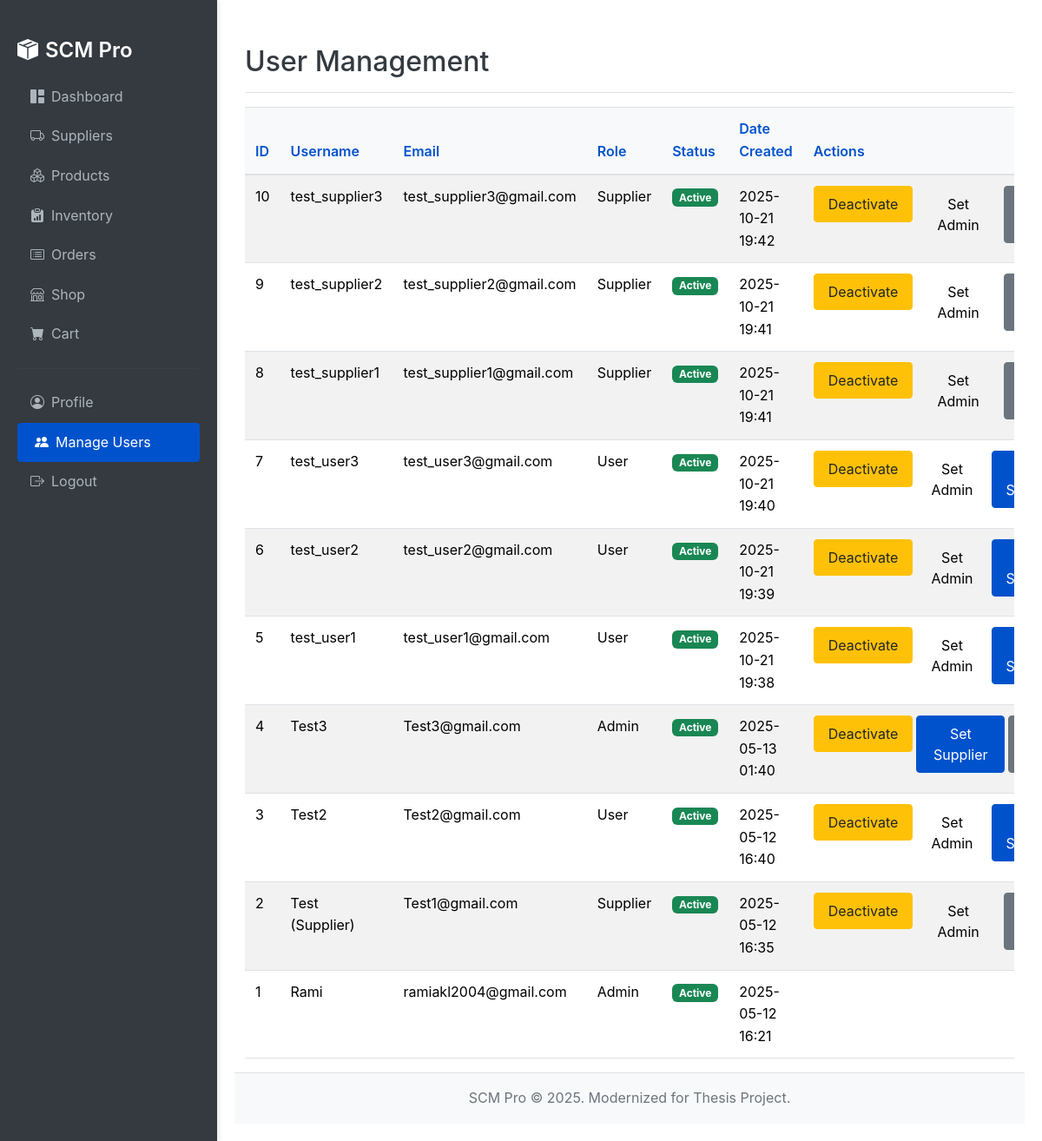
The app's page /admin/users (signed in) with its own data.
### src/models/user.py (models this page shows, shortened)
class User(db.Model, UserMixin):
    id = db.Column(db.Integer, primary_key=True)
    username = db.Column(db.String(20), unique=True, nullable=False, index=True)
    email = db.Column(db.String(120), unique=True, nullable=False, index=True)
    image_file = db.Column(db.String(20), nullable=False, default="default.jpg")
    password_hash = db.Column(db.String(128), nullable=False)
    role = db.Column(db.String(20), nullable=False, default="user")  # Roles: "user", "admin", "supplier"
    is_active = db.Column(db.Boolean, nullable=False, default=False)
    date_created = db.Column(db.DateTime, nullable=False, default=datetime.utcnow)
    @property
    def is_admin(self):
        return self.role == "admin"

### src/routes/frontend_routes.py (the view)
@frontend_bp.route("/admin/users")
@role_required("admin")
def manage_users():
    users = User.query.order_by(User.date_created.desc()).all()
    return render_template("admin_users.html", title="Manage Users", users=users)

### src/templates/admin_users.html (shortened to what this page needs)
{% extends "base.html" %}
{% block content %}
<div class="d-flex justify-content-between flex-wrap flex-md-nowrap align-items-center pt-3 pb-2 mb-3 border-bottom">
    <h1 class="h2">User Management</h1>
</div>
<div class="table-responsive">
    <table class="table table-striped table-hover">
        <thead>
            <tr>
                <th>ID</th>
                <th>Username</th>
                <th>Email</th>
                <th>Role</th>
                <th>Status</th>
                <th>Date Created</th>
                <th>Actions</th>
            </tr>
        </thead>
        <tbody>
            {% for user_item in users %}
            <tr>
                <td>{{ user_item.id }}</td>
                <td>{{ user_item.username }}</td>
                <td>{{ user_item.email }}</td>
                <td>{{ user_item.role|capitalize }}</td>
                <td>
                    {% if user_item.is_active %}
                        <span class="badge bg-success">Active</span>
                    {% else %}
                        <span class="badge bg-warning text-dark">Pending Approval / Inactive</span>
                    {% endif %}
                </td>
                <td>{{ user_item.date_created.strftime("%Y-%m-%d %H:%M") }}</td>
                <td>
                    <div class="btn-group" role="group" aria-label="User Actions">
                        {% if not user_item.is_active %}
                            <form action="{{ url_for("frontend.activate_user", user_id=user_item.id) }}" method="POST" class="d-inline">
                                <input type="hidden" name="csrf_token" value="{{ csrf_token() }}"/>
                                <button type="submit" class="btn btn-sm btn-success me-1">Activate</button>
                            </form>
                        {% else %}
                            {% if user_item.id != current_user.id or not current_user.is_admin %}
                            <form action="{{ url_for("frontend.deactivate_user", user_id=user_item.id) }}" method="POST" class="d-inline">
                                <button type="submit" class="btn btn-sm btn-warning me-1">Deactivate</button>
                            </form>
                            {% endif %}
                        {% endif %}
                        {% if user_item.id != current_user.id %}
                            {% if user_item.role != "admin" %}
                                <form action="{{ url_for("frontend.set_user_role", user_id=user_item.id, new_role="admin") }}" method="POST" class="d-inline">
                                    <button type="submit" class="btn btn-sm btn-info me-1">Set Admin</button>
                                </form>
                            {% endif %}
                            {% if user_item.role != "supplier" %}
                                <form action="{{ url_for("frontend.set_user_role", user_id=user_item.id, new_role="supplier") }}" method="POST" class="d-inline">
                                    <button type="submit" class="btn btn-sm btn-primary me-1">Set Supplier</button>
                                </form>
                            {% endif %}
                            {% if user_item.role != "user" %}
                                <form action="{{ url_for("frontend.set_user_role", user_id=user_item.id, new_role="user") }}" method="POST" class="d-inline">
                                    <button type="submit" class="btn btn-sm btn-secondary">Set User</button>
                                </form>
                            {% endif %}
                        {% endif %}
                    </div>
                </td>
            </tr>
            {% else %}
            <tr>
                <td colspan="7" class="text-center">No users found.</td>
            </tr>
            {% endfor %}
        </tbody>
    </table>
</div>
{% endblock %}

### src/static/css/custom_modern.css (style rules this page uses)
body { font-family: -apple-system, BlinkMacSystemFont, "Segoe UI", Roboto, "Helvetica Neue", Arial, sans-serif; font-size: 16px; line-height: 1.6; color: #343a40; background-color: #FFFFFF; margin: 0; padding: 0; display: flex; flex-direction: column; height: 100vh; overflow-y: hidden; overflow-x: hidden; }
h1, h2, h3, h4, h5, h6 { color: #0052CC; margin-top: 1.5rem; margin-bottom: 1rem; font-weight: 600; }
h1 { font-size: 2.25rem; }
.btn { display: inline-block; font-weight: 400; text-align: center; vertical-align: middle; user-select: none; background-color: transparent; border: 1px solid transparent; padding: 0.5rem 1rem; font-size: 1rem; line-height: 1.5; border-radius: 0.25rem; transition: all 0.2s ease-in-out; cursor: pointer; }
.btn-primary { color: #fff; background-color: #0052CC; border-color: #0052CC; }
.btn-secondary { color: #fff; background-color: #6c757d; border-color: #6c757d; }
.btn-warning { color: #212529; background-color: #ffc107; border-color: #ffc107; }
.table { width: 100%; margin-bottom: 1rem; color: #212529; border-collapse: collapse; }
.table th, .table td { padding: 0.75rem; vertical-align: top; border-top: 1px solid #dee2e6; }
.table thead th { vertical-align: bottom; border-bottom: 2px solid #dee2e6; background-color: #f8f9fa; color: #0052CC; font-weight: 600; }
.table-striped tbody tr:nth-of-type(odd) { background-color: rgba(0, 0, 0, 0.03); }
.mb-3 { margin-bottom: 1rem !important; }

### records on screen
User: id "10", username "test_supplier3", email "test_supplier3@gmail.com", role "Supplier", is_active "Active", date_created "2025-10-21 19:42"
User: id "9", username "test_supplier2", email "test_supplier2@gmail.com", role "Supplier", is_active "Active", date_created "2025-10-21 19:41"
User: id "8", username "test_supplier1", email "test_supplier1@gmail.com", role "Supplier", is_active "Active", date_created "2025-10-21 19:41"
User: id "7", username "test_user3", email "test_user3@gmail.com", role "User", is_active "Active", date_created "2025-10-21 19:40"
User: id "6", username "test_user2", email "test_user2@gmail.com", role "User", is_active "Active", date_created "2025-10-21 19:39"
User: id "5", username "test_user1", email "test_user1@gmail.com", role "User", is_active "Active", date_created "2025-10-21 19:38"
User: id "4", username "Test3", email "Test3@gmail.com", role "Admin", is_active "Active", date_created "2025-05-13 01:40"
User: id "3", username "Test2", email "Test2@gmail.com", role "User", is_active "Active", date_created "2025-05-12 16:40"
User: id "2", username "Test (Supplier)", email "Test1@gmail.com", role "Supplier", is_active "Active", date_created "2025-05-12 16:35"
User: id "1", username "Rami", email "ramiakl2004@gmail.com", role "Admin", is_active "Active", date_created "2025-05-12 16:21"
